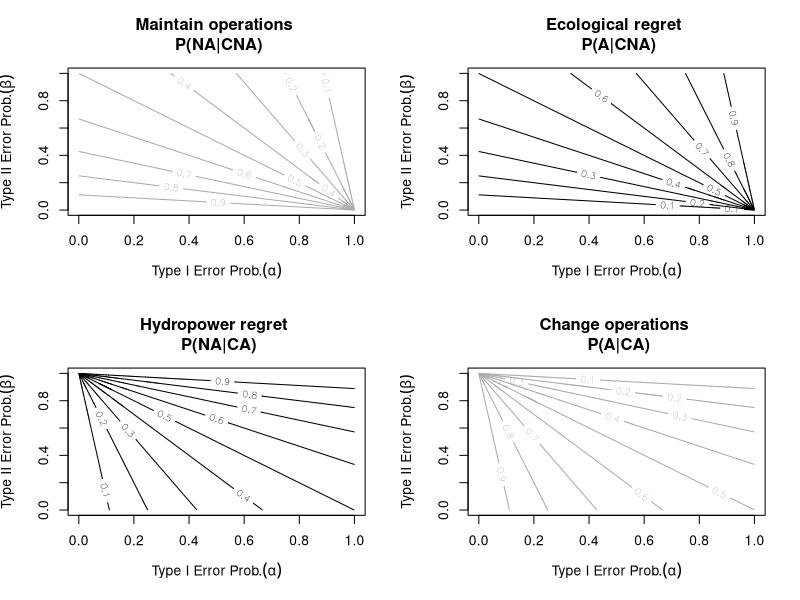
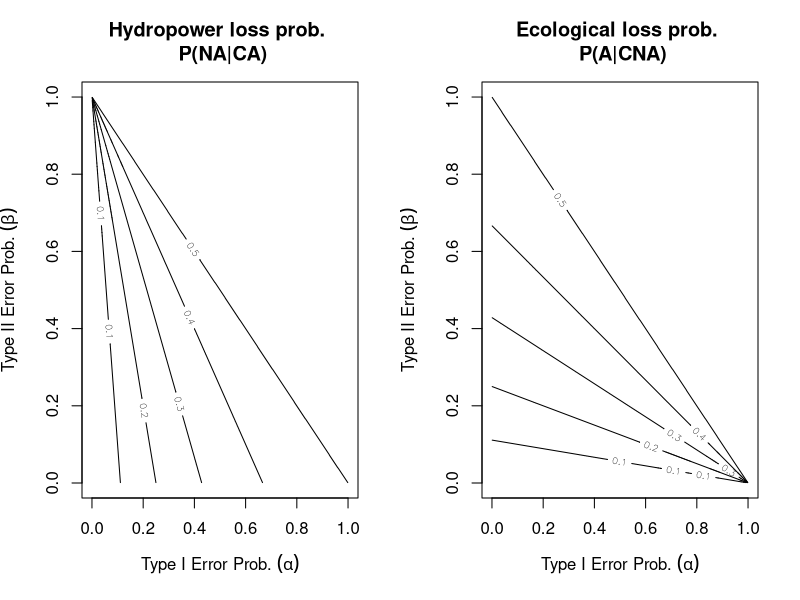

These figures' R source, in order:
aa <- seq(0.001,0.999,0.001)
bb <- seq(0.001,0.999,0.001)

P_NA_CNA <- array(NA,dim=c(length(aa),length(bb)))
P_NA_CA <- array(NA,dim=c(length(aa),length(bb)))
P_A_CNA <- array(NA,dim=c(length(aa),length(bb)))
P_A_CA <- array(NA,dim=c(length(aa),length(bb)))

# For a non-informative prior
k = 0.5

for (i in 1:length(aa)){
  for (j in 1:length(bb)){
    P_NA_CNA[i,j] = (1-k)*(1 - aa[i])/((1-k)*(1-aa[i])+k*bb[j])
    P_NA_CA[i,j] = (1-k)*aa[i]/((1-k)*aa[i]+k*(1-bb[j]))
    P_A_CNA[i,j] = k*bb[j]/((1-k)*(1-aa[i])+k*bb[j])
    P_A_CA[i,j] = k*(1-bb[j])/((1-k)*aa[i]+k*(1-bb[j]))
  }
}



# 2 x 2 figure of contour plots
par(mfrow=c(2,2))

contour(aa,bb,P_NA_CNA,xlab=expression(paste("Type I Error Prob.",(alpha))),ylab=expression(paste("Type II Error Prob.",(beta)))
        ,col="gray67",main="Maintain operations \n P(NA|CNA)")

contour(aa,bb,P_A_CNA,xlab=expression(paste("Type I Error Prob.",(alpha))),ylab=expression(paste("Type II Error Prob.",(beta)))
        ,main="Ecological regret \n P(A|CNA)")

contour(aa,bb,P_NA_CA,xlab=expression(paste("Type I Error Prob.",(alpha))),ylab=expression(paste("Type II Error Prob.",(beta)))
        ,main="Hydropower regret \n P(NA|CA)")

contour(aa,bb,P_A_CA,xlab=expression(paste("Type I Error Prob.",(alpha))),ylab=expression(paste("Type II Error Prob.",(beta)))
        ,main="Change operations \n P(A|CA)",col="gray67")

par(mfrow=c(1,1))


# Create masks to prevent contours > 0.5
P_NA_CA_masked <- P_NA_CA
P_NA_CA_masked[P_NA_CA_masked > 0.5] <- 0.501

P_A_CNA_masked <- P_A_CNA
P_A_CNA_masked[P_A_CNA_masked > 0.5] <- 0.501


# 1 x 3 figure of contour plots for publication
par(mfrow=c(1,2))

contour(aa,bb,P_NA_CA_masked,nlevels=5,xlab=expression(paste("Type I Error Prob."," ",(alpha),sep="")),ylab=expression(paste("Type II Error Prob."," ",(beta),sep=""))
        ,main="Hydropower loss prob. \n P(NA|CA)")

contour(aa,bb,P_A_CNA_masked,nlevels=5,xlab=expression(paste("Type I Error Prob."," ",(alpha),sep="")),ylab=expression(paste("Type II Error Prob."," ",(beta),sep=""))
        ,main="Ecological loss prob. \n P(A|CNA)")

#contour(aa,bb,P_NA_CA_masked + P_A_CNA_masked,nlevels=5,xlab=expression(paste("Type I Error Prob.","",(alpha),sep="")),ylab=expression(paste("Type II Error Prob.","",(beta),sep=""))
#        ,main="Sum of loss prob. \n P(NA|CA) + P(A|CNA)")

par(mfrow=c(1,1))
